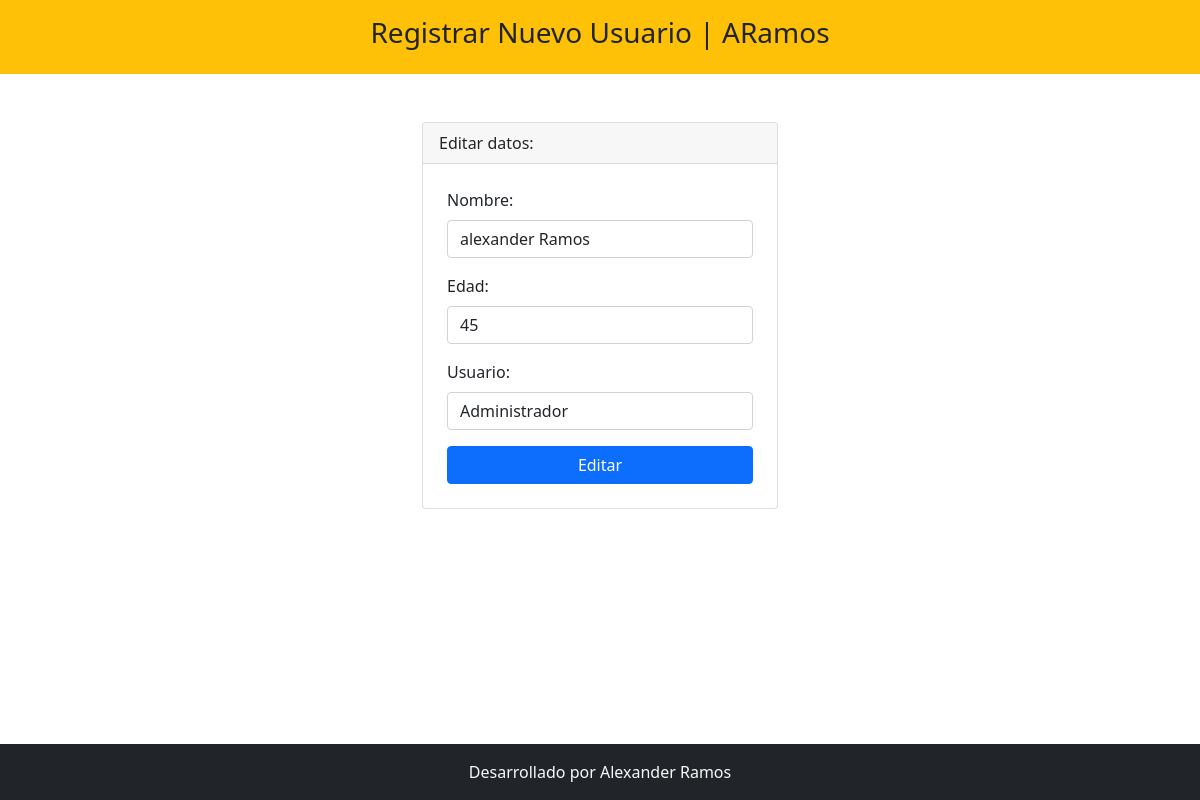
/editar.php?codigo=4, run on the app's committed database.
### tables this page shows
CREATE TABLE `persona` (
  `codigo` int(11) NOT NULL,
  `nombre` varchar(100) DEFAULT NULL,
  `edad` int(11) DEFAULT NULL,
  `Usuario` varchar(20) DEFAULT NULL
);

### editar.php (the view, shortened to what this page needs)
<?php include 'template/header.php' ?>
<?php
    include_once 'model/conexion.php';
    $codigo = $_GET['codigo'];
    $sentencia = $bd->prepare("select * from persona where codigo = ?;");
    $sentencia->execute([$codigo]);
    $persona = $sentencia->fetch(PDO::FETCH_OBJ);
?>
<div class="container mt-5">
    <div class="row justify-content-center">
        <div class="col-md-4">
            <div class="card">
                <div class="card-header">
                    Editar datos:
                </div>
                <form class="p-4" method="POST" action="editarProceso.php">
                    <div class="mb-3">
                        <label class="form-label">Nombre: </label>
                        <input type="text" class="form-control" name="txtNombre" required
                        value="<?php echo $persona->nombre; ?>">
                    </div>
                    <div class="mb-3">
                        <label class="form-label">Edad: </label>
                        <input type="number" class="form-control" name="txtEdad" autofocus required
                        value="<?php echo $persona->edad; ?>">
                    </div>
                    <div class="mb-3">
                        <label class="form-label">Usuario: </label>
                        <input type="text" class="form-control" name="txtUsuario" autofocus required
                        value="<?php echo $persona->Usuario; ?>">
                    </div>
                    <div class="d-grid">
                        <input type="submit" class="btn btn-primary" value="Editar">
                    </div>
                </form>
            </div>
        </div>
    </div>
</div>
<?php include 'template/footer.php' ?>

### data on the page
persona: txtNombre "alexander Ramos", txtEdad "45", txtUsuario "Administrador"
